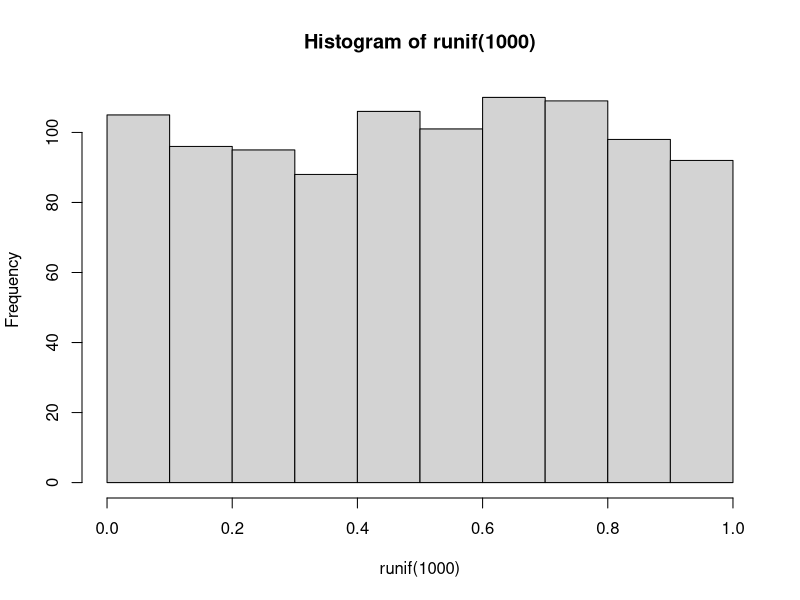
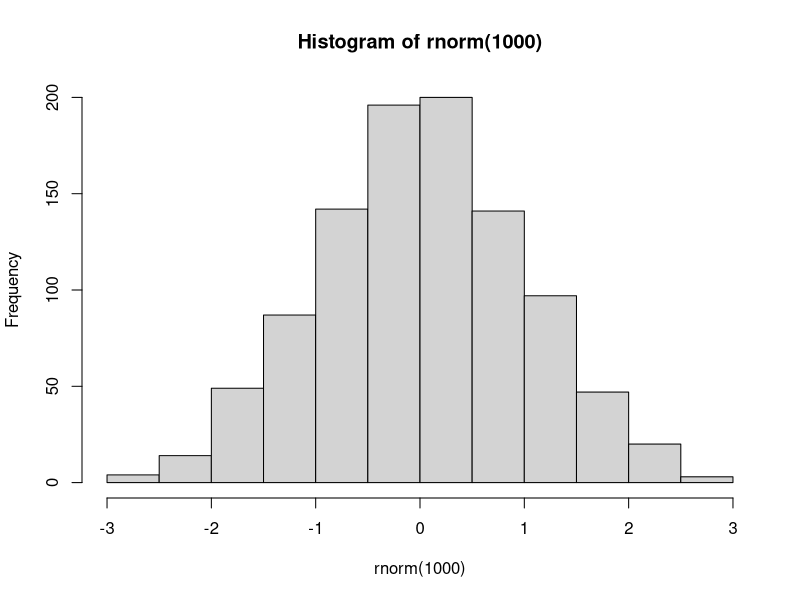
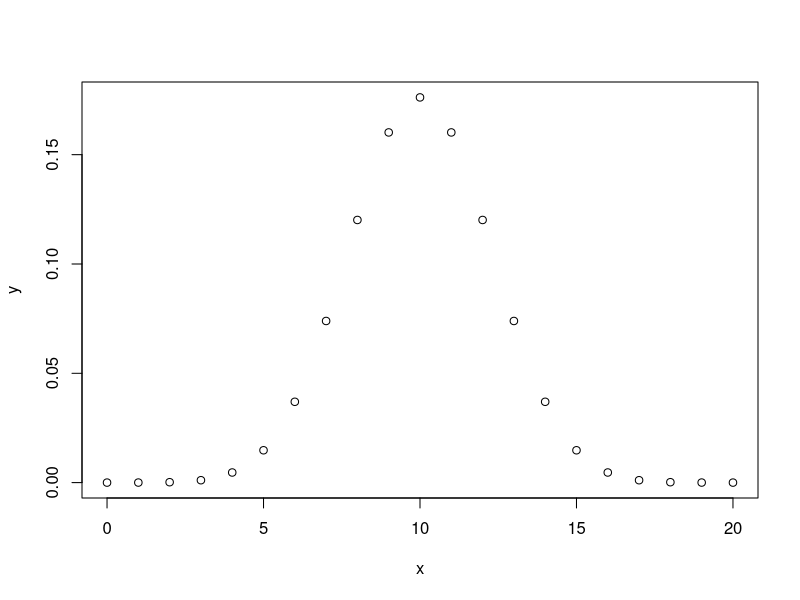
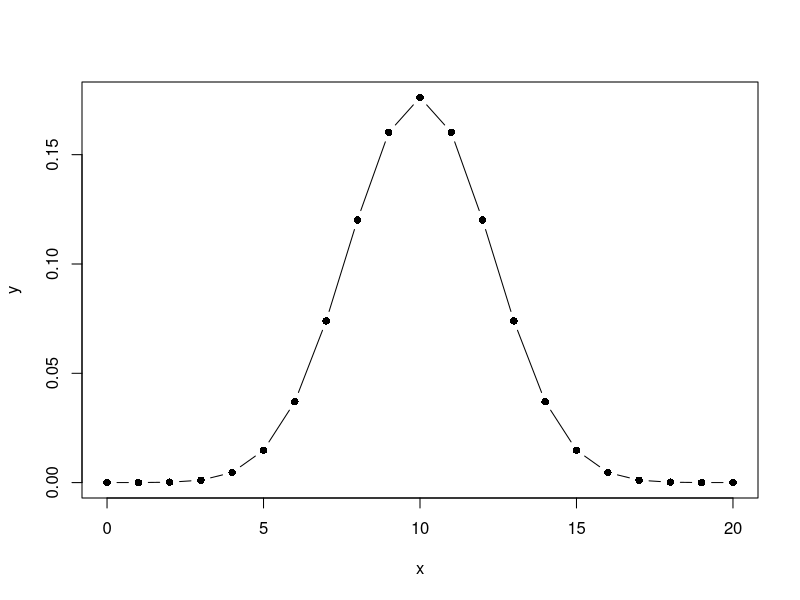
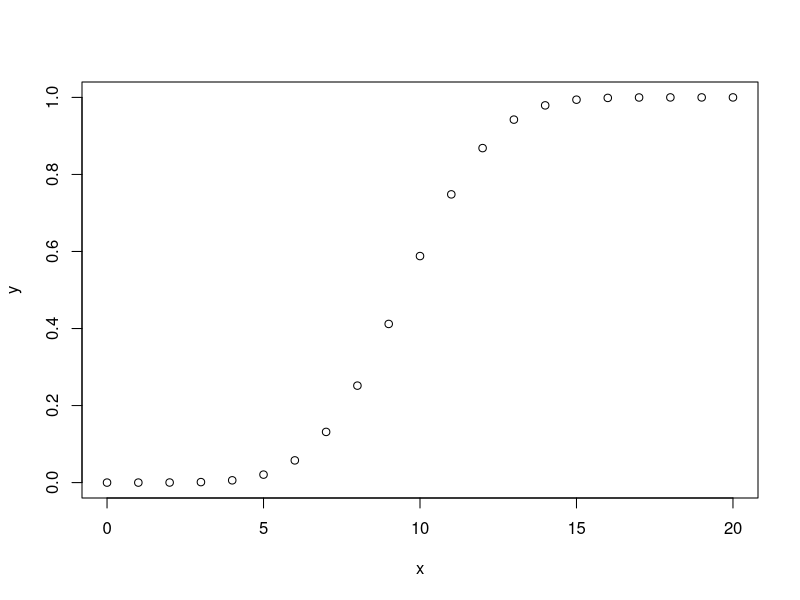
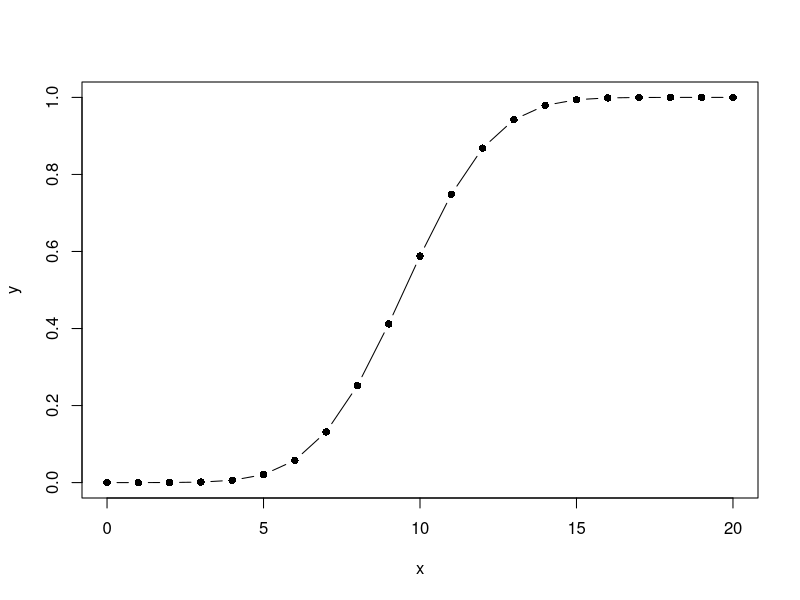
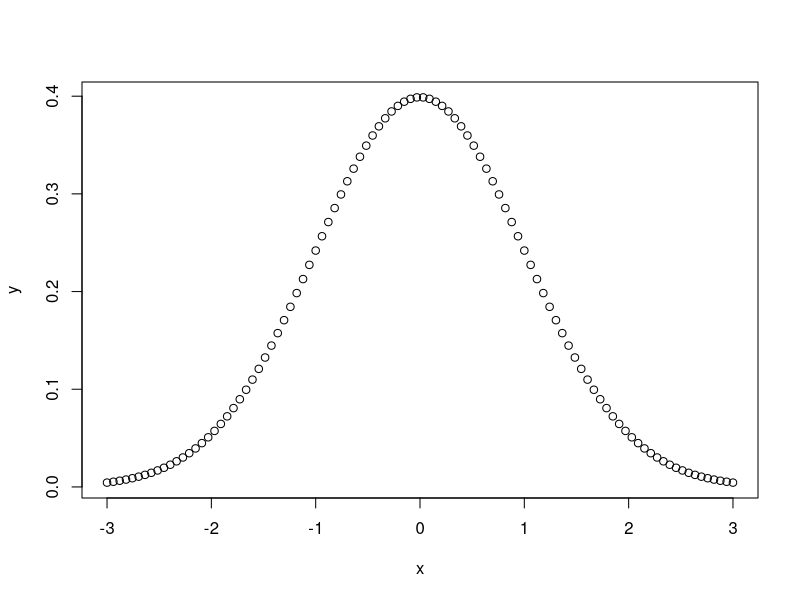
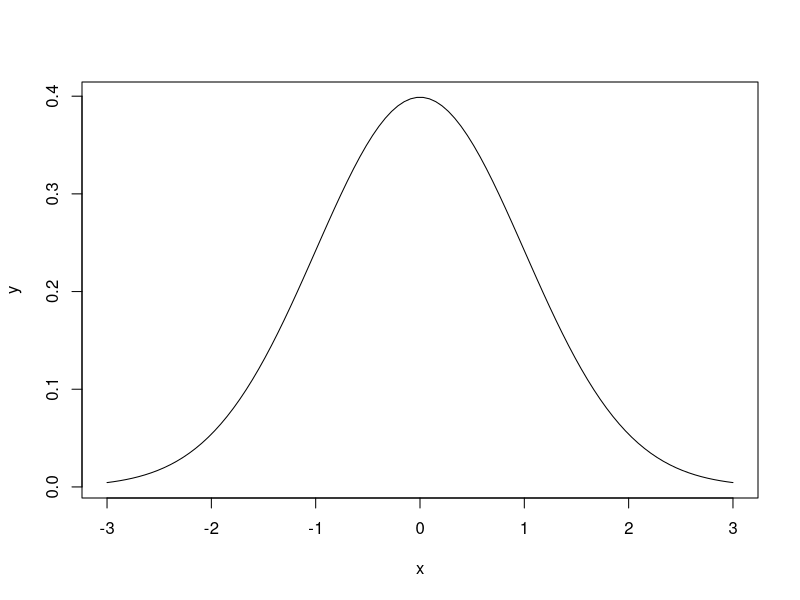

The R script that drew these images, in order:
## ---- chunk 1
knitr::opts_chunk$set(echo = TRUE)
## ---- chunk 2
choose(3,2)
factorial(3)/(factorial(2)*factorial(3-2))
## ---- chunk 3
combn(1:5,3)
combn(c("T1","T2","T3","T4","T5"),3)
## ---- chunk 4
runif(1)
runif(10)
runif(10,min = -3,max = 3)
## ---- chunk 5
hist(runif(1000))
## ---- chunk 6
rnorm(10)
rnorm(10,mean = 100,sd = 15)
rnorm(3,mean = c(-10,0,10),sd = 1)
## ---- chunk 7
hist(rnorm(1000))
## ---- chunk 8
set.seed(100)
runif(10)
set.seed(100)
runif(10)
## ---- chunk 9
library(MASS)
df <- Cars93
sample(df$Price, 10)
sample(df$Manufacturer,10)
## ---- chunk 10
set.seed(100)
sample(1:10)
sample(1:10,size = 10,replace = FALSE)
sample(c("H","T"),size = 10,replace = TRUE)
sample(c("blue","yellow","red","green","purple"),size = 5,replace = FALSE)
## ---- chunk 11
births <- sample(c("boy","girl"),size = 10,replace = TRUE,prob = c(0.513,0.487))
births
table(births)
manybirths <- sample(c("boy","girl"),size = 100000,replace = TRUE,prob = c(0.513,0.487))
table(manybirths)
## ---- chunk 12
dbinom(5,size = 10,prob = 0.5)
dbinom(7,size = 10,prob = 0.5)
pbinom(7,size = 10,prob = 0.5)
pbinom(7,size = 10,prob = 0.5,lower.tail = FALSE)

dbinom(6,size = 10,prob = 0.5) + dbinom(7,size = 10,prob = 0.5)
pbinom(7,size = 10,prob = 0.5) - pbinom(5,size = 10,prob = 0.5)
pbinom(c(5,7),size = 10,prob = 0.5)
diff(pbinom(c(5,7),size = 10,prob = 0.5))
## ---- chunk 13
n <- 20
x <- 0:n
y <- dbinom(x,size = n,prob = 0.5)
plot(x,y)
plot(x,y,type = "b",pch = 16,col="black")


n <- 20
x <- 0:n
y <- pbinom(x,size = n,prob = 0.5)
plot(x,y)
plot(x,y,type = "b",pch = 16,col="black")


x <- seq(from = -3,to = 3,length.out = 100)
y <- dnorm(x)
plot(x,y)
plot(x,y,type = "l",pch = 16,col="black")
## ---- chunk 14
dgeom(0,prob = 0.5)
dgeom(1,prob = 0.5)

n <- 10
x <- 0:n
y <- dgeom(x,prob = 0.5)
plot(x,y)
plot(x,y,type = "b",pch = 16,col="black",ylim = c(0,1))

y2 <- dgeom(x, prob=0.8)
lines(x,y2,type = "b",pch = 16,col="red")

y3 <- dgeom(x, prob=0.2)
lines(x,y3,type = "b",pch = 16,col="blue")

## ---- chunk 15
dpois(0,lambda = 1.5)
dpois(1,lambda = 1.5)
dpois(2,lambda = 1.5)
dpois(3,lambda = 1.5)
1- dpois(0,1.5)-dpois(1,1.5)-dpois(2,1.5)-dpois(3,1.5)

ppois(3,lambda = 1.5,lower.tail = FALSE)
## ---- chunk 16
n <- 20
x <- 0:n
y <- dpois(x,lambda = 1)
plot(x,y)
plot(x,y,type = "b",pch = 16,col="black")

y2 <- dpois(x,lambda = 4)
lines(x,y2,type = "b",pch = 16,col="red")

y3 <- dpois(x,lambda = 10)
lines(x,y3,type = "b",pch = 16,col="blue")
